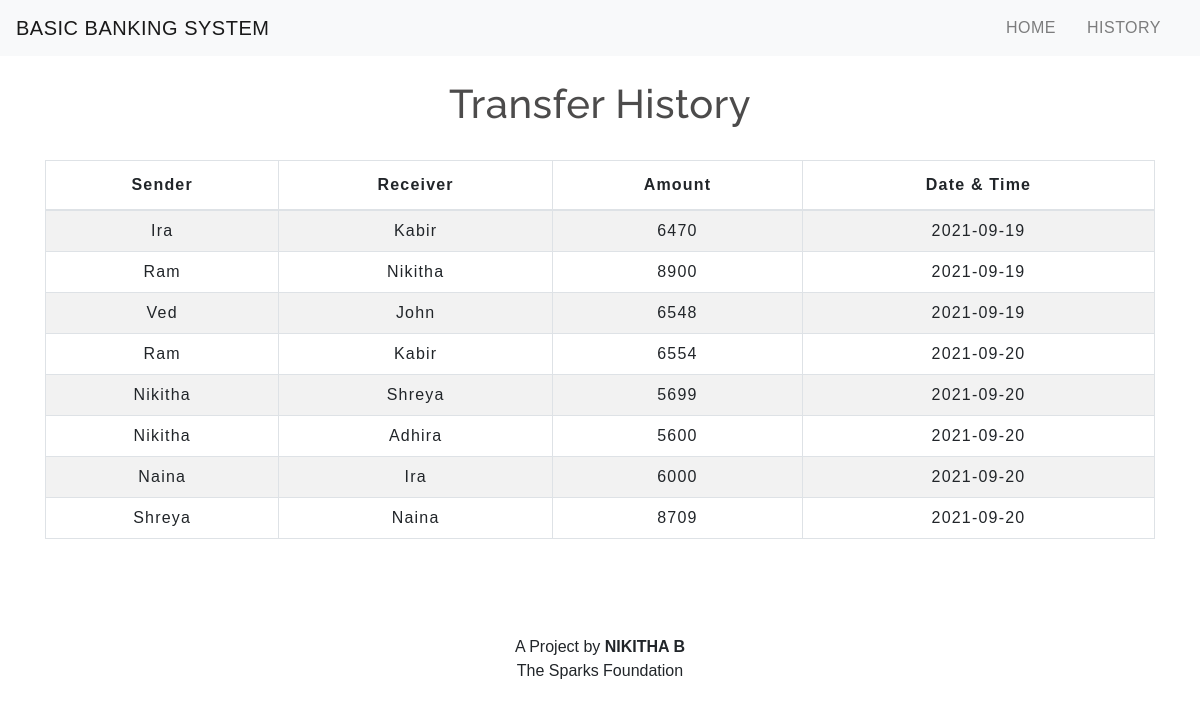
The page /transactionhistory.php on the database its author committed.
### tables this page shows
CREATE TABLE `transaction` (
  `sno` int(5) NOT NULL,
  `sender` text NOT NULL,
  `receiver` text NOT NULL,
  `balance` int(9) NOT NULL,
  `datetime` date NOT NULL DEFAULT current_timestamp()
);

### transactionhistory.php (the view, shortened to what this page needs)
<!DOCTYPE html>
<html lang="en">
<head>
    <link rel="stylesheet" href="https://stackpath.bootstrapcdn.com/bootstrap/4.5.2/css/bootstrap.min.css">
    <link rel="stylesheet" type="text/css" href="css/table.css">
    <link rel="stylesheet" type="text/css" href="css/navbar.css">
</head>
<body>
<?php
  include 'navbar.php';
?>
	<div class="container">
        <h2 class="text-center pt-4">Transfer History</h2>
       <br>
       <div class="table-responsive-sm">
    <table class="table table-hover table-striped table-condensed table-bordered">
        <thead>
            <tr>
                <th class="text-center">Sender</th>
                <th class="text-center">Receiver</th>
                <th class="text-center">Amount</th>
                <th class="text-center">Date & Time</th>
            </tr>
        </thead>
        <tbody>
        <?php
            include 'config.php';
            $sql ="select * from transaction";
            $query =mysqli_query($conn, $sql);
            while($rows = mysqli_fetch_assoc($query))
            {
        ?>
            <tr>
            <td class="py-2"><?php echo $rows['sender']; ?></td>
            <td class="py-2"><?php echo $rows['receiver']; ?></td>
            <td class="py-2"><?php echo $rows['balance']; ?> </td>
            <td class="py-2"><?php echo $rows['datetime']; ?> </td>
        <?php
            }
        ?>
        </tbody>
    </table>
    </div>
</div>
<br>
      <footer class="text-center mt-5 py-2">
        <p>A Project by <b>NIKITHA B</b> <br>The Sparks Foundation </p>
      </footer>
</body>
</html>

### navbar.php (shortened to what this page needs)
<nav class="navbar navbar-expand-md navbar-light bg-light">
<a class="navbar-brand" href="index.php">BASIC BANKING SYSTEM</a>
<div class="collapse navbar-collapse" id="collapsibleNavbar">
      <ul class="navbar-nav ml-auto">
        <li class="nav-item">
          <a class="nav-link" href="index.php">HOME</a>
        </li>
        <li class="nav-item">
          <a class="nav-link" href="transactionhistory.php">HISTORY</a>
        </li>
    </div>
 </nav>

### css/table.css (style rules this page uses)
* { padding: 0; margin: 0; box-sizing: border-box; font-family: sans-serif; }
h2 { font-size: 40px; }
table { letter-spacing: 1.2px; }
td { text-align: center; }

### css/navbar.css (style rules this page uses)
.nav-link { margin-right: 15px; color:#2F363F; letter-spacing: 0.5px; transition: 0.5s; }
.navbar-brand { color: #4C4B4B; letter-spacing: 0.5px; }
h2 { color: #4C4B4B; letter-spacing: 0.5px; font-family: raleway; }

### rows shown on the page
transaction: sender "Ira", receiver "Kabir", balance "6470", datetime "2021-09-19"
transaction: sender "Ram", receiver "Nikitha", balance "8900", datetime "2021-09-19"
transaction: sender "Ved", receiver "John", balance "6548", datetime "2021-09-19"
transaction: sender "Ram", receiver "Kabir", balance "6554", datetime "2021-09-20"
transaction: sender "Nikitha", receiver "Shreya", balance "5699", datetime "2021-09-20"
transaction: sender "Nikitha", receiver "Adhira", balance "5600", datetime "2021-09-20"
transaction: sender "Naina", receiver "Ira", balance "6000", datetime "2021-09-20"
transaction: sender "Shreya", receiver "Naina", balance "8709", datetime "2021-09-20"
